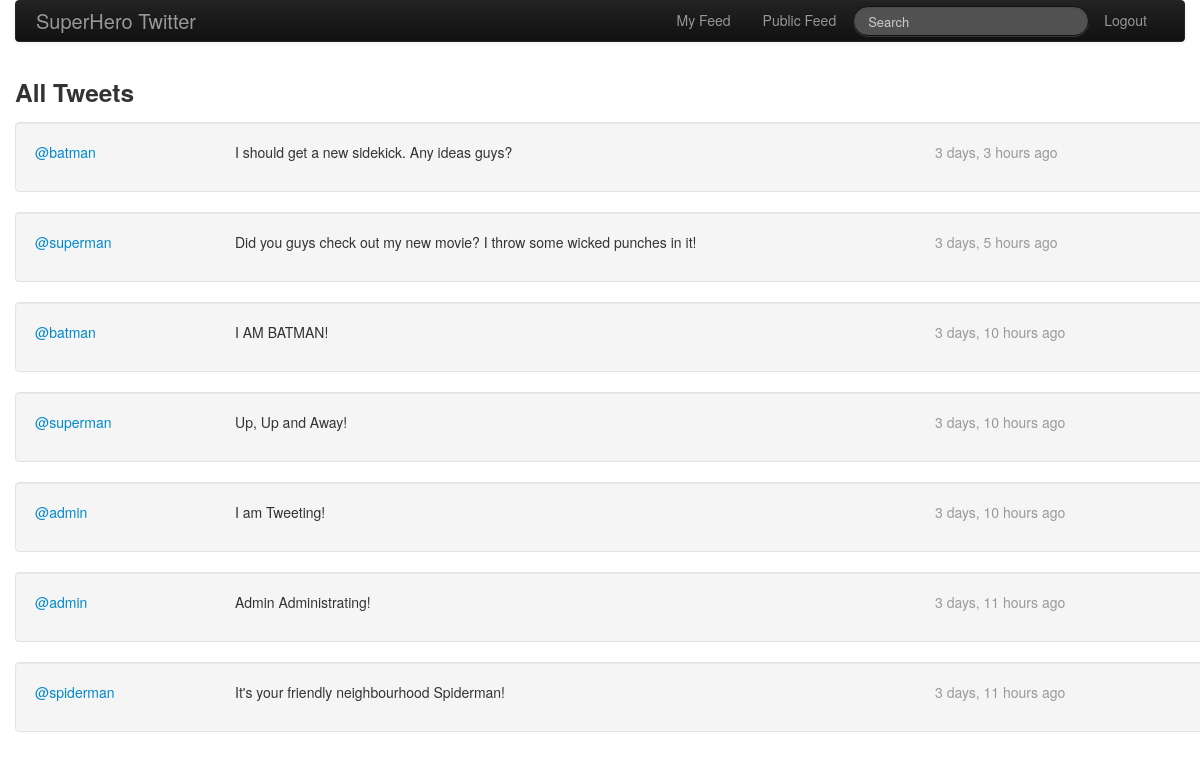
Before: /tweets (signed in) with the older database file.
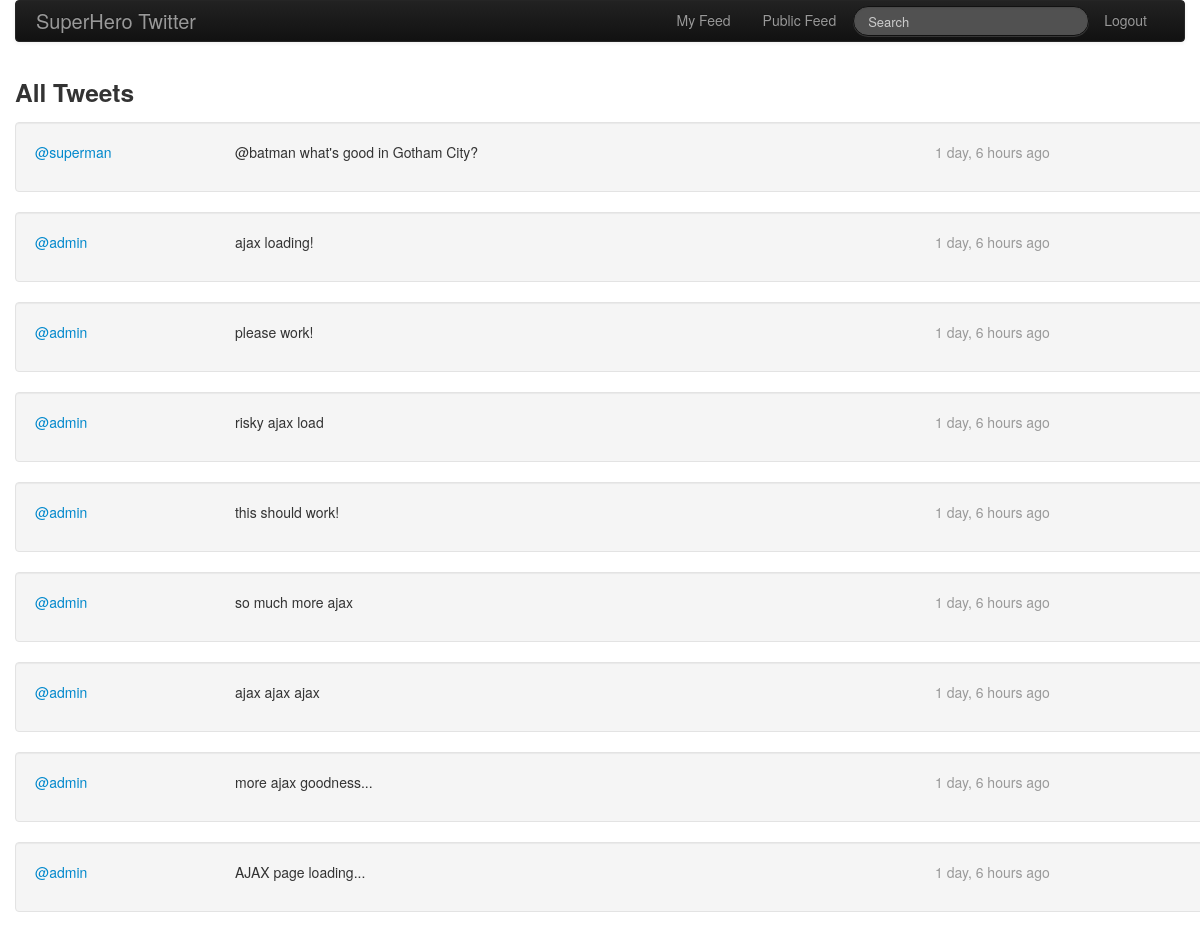
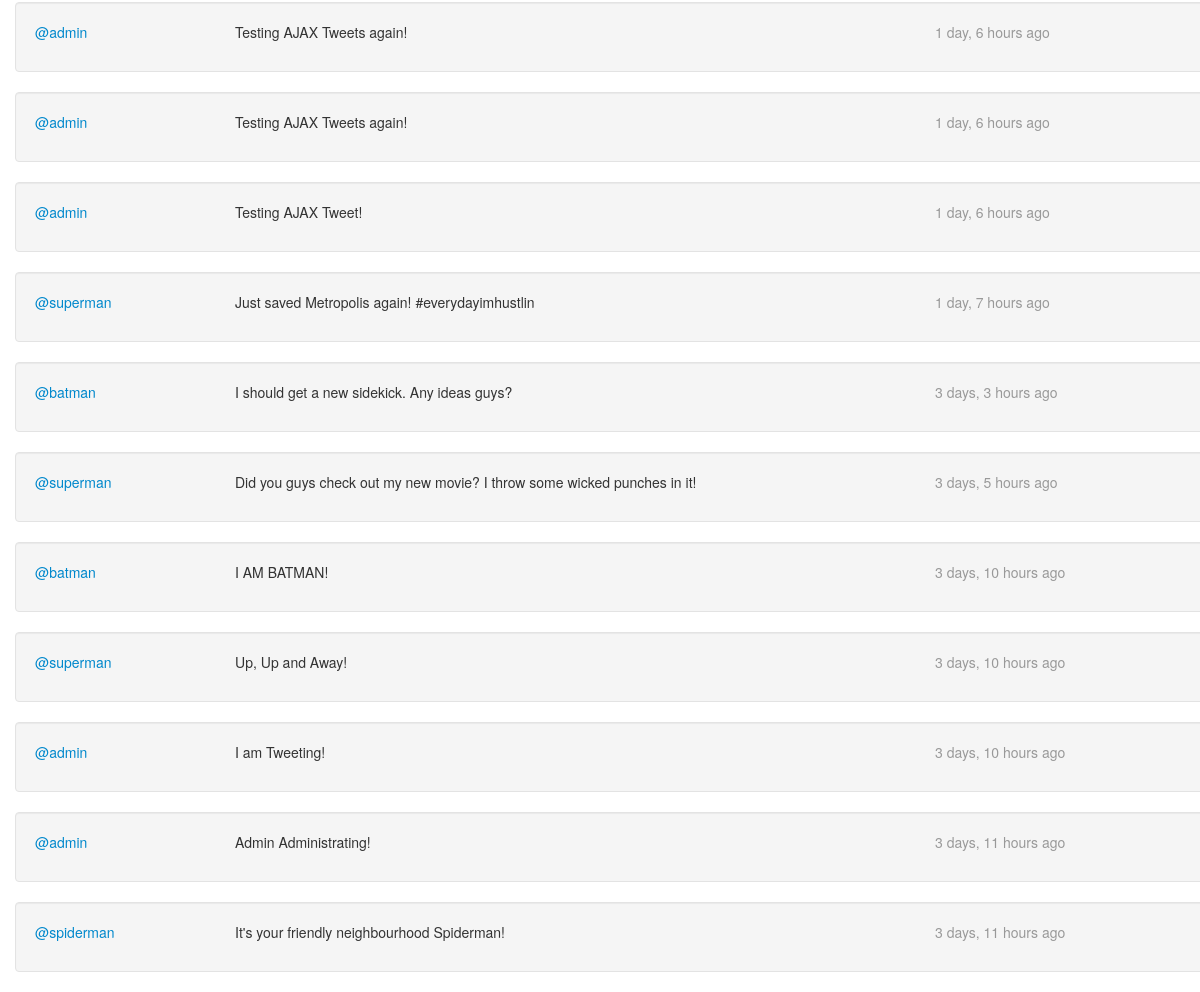
After: the same page with the newer database file (2 pictures, top to bottom).
### twitter_app/models.py (models this page shows, shortened)
class Tweet(models.Model):
  content = models.CharField(max_length=140)
  user = models.ForeignKey(User)
  date_created = models.DateTimeField(auto_now=True, blank=True)

### twitter_app/views.py (the view)
# urls.py: url(r'^tweets$', 'twitter_app.views.all_tweets'),
@login_required
def all_tweets(request, tweet_form=None):
  tweet_form = tweet_form or TweetForm()
  tweets = Tweet.objects.all().order_by('-date_created')
  return render(request, 'public.html',
                {'tweet_form': tweet_form, 'next_url': '/tweets',
                'tweets': tweets, 'username': request.user.username})

### twitter_app/forms.py
class TweetForm(forms.ModelForm):
  content = forms.CharField(required=True, label='', widget=forms.Textarea(attrs={
                                              'rows': 4,
                                              'class': 'field span12',
                                              'placeholder': 'Enter Tweet Here...',}))
  class Meta:
    model = Tweet
    exclude = ('user',)

### templates/public.html
{% extends "base.html" %}
{% block content %}
<div class="row-fluid">
  <div class="span12">
    <h3>All Tweets</h3>
    <div id="tweets">
    {% include "tweets.html" %}
    </div>
  </div>
</div>
{% endblock content %}

### templates/base.html (shortened to what this page needs)
<!DOCTYPE html>
<html>
<head>
  <link rel="stylesheet" href="{{ STATIC_URL }}/css/bootstrap.css">
  <link href="{{STATIC_URL}}css/bootstrap-responsive.css" rel="stylesheet">
  <link rel="stylesheet" href="{{STATIC_URL}}css/custom.css">
</head>
<body>
  <div class="container">
    {% block login %}
      {% include "navigation.html" %}
    {% endblock login %}
    <div class="content">
      {% block content %}
      {% endblock content %}
    </div>
</div>
</body>
</html>

### templates/navigation.html (shortened to what this page needs)
<div class="navbar navbar-inverse">
  <div class="navbar-inner">
        {% block login %}
        <a class="brand" href="/">SuperHero Twitter</a>
        <ul class="nav nav-pills pull-right">
          <li><a href="/">My Feed</a></li>
          <li><a href="/tweets">Public Feed</a></li>
          <form class="navbar-search pull-left dropdown">
            <input type="text" class="search-query" id="search" placeholder="Search">
          </form>
          <li><a href="/logout">Logout</a></li>
        </ul>
  </div>
    {% endblock login %}
</div>

### templates/tweet_box.html (shortened to what this page needs)
{% load bootstrap_toolkit %}

### templates/tweets.html
{% for tweet in tweets %}
  <div class="row-fluid well">
    <div class="span2">
    <a href="/users/{{tweet.user.username}}">@{{ tweet.user.username }}</a>
    </div>
    <div class="span3 pull-right muted">
        {{ tweet.date_created | timesince}} ago
    </div>
      <div class="span6">
        {{ tweet.content }}
      </div>
  </div>
{% endfor %}

### static/css/custom.css (style rules this page uses)
.well { padding-right: 0px; }

Changed rows visible on the page:
added Tweet: user.username "superman", date_created "1 day, 6 hours", content "@batman what's good in Gotham City?"
added Tweet: user.username "admin", date_created "1 day, 6 hours", content "ajax loading!"
added Tweet: user.username "admin", date_created "1 day, 6 hours", content "please work!"
added Tweet: user.username "admin", date_created "1 day, 6 hours", content "risky ajax load"
added Tweet: user.username "admin", date_created "1 day, 6 hours", content "this should work!"
added Tweet: user.username "admin", date_created "1 day, 6 hours", content "so much more ajax"
added Tweet: user.username "admin", date_created "1 day, 6 hours", content "ajax ajax ajax"
added Tweet: user.username "admin", date_created "1 day, 6 hours", content "more ajax goodness..."
added Tweet: user.username "admin", date_created "1 day, 6 hours", content "AJAX page loading..."
added Tweet: user.username "admin", date_created "1 day, 6 hours", content "Testing AJAX Tweets again!"
added Tweet: user.username "admin", date_created "1 day, 6 hours", content "Testing AJAX Tweets again!"
added Tweet: user.username "admin", date_created "1 day, 6 hours", content "Testing AJAX Tweet!"
added Tweet: user.username "superman", date_created "1 day, 7 hours", content "Just saved Metropolis again! #everydayimhustlin"
